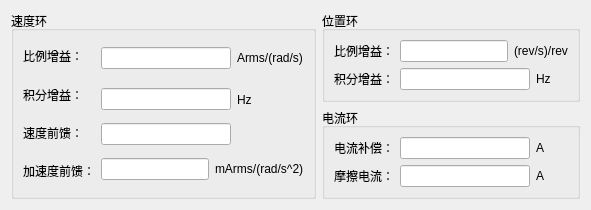
   <widget class="QWidget" name="tab_11">
    <attribute name="title">
     <string>伺服增益</string>
    </attribute>
    <layout class="QGridLayout" name="gridLayout_12">
     <item row="0" column="0" rowspan="2">
      <widget class="QGroupBox" name="groupBox_4">
       <property name="title">
        <string>速度环</string>
       </property>
       <layout class="QGridLayout" name="gridLayout_5">
        <item row="0" column="0">
         <layout class="QVBoxLayout" name="verticalLayout_24">
          <item>
           <widget class="QLabel" name="label_56">
            <property name="text">
             <string>比例增益：</string>
            </property>
           </widget>
          </item>
          <item>
           <widget class="QLabel" name="label_60">
            <property name="text">
             <string>积分增益：</string>
            </property>
           </widget>
          </item>
          <item>
           <widget class="QLabel" name="label_61">
            <property name="text">
             <string>速度前馈：</string>
            </property>
           </widget>
          </item>
          <item>
           <widget class="QLabel" name="label_62">
            <property name="text">
             <string>加速度前馈：</string>
            </property>
           </widget>
          </item>
         </layout>
        </item>
        <item row="0" column="1">
         <layout class="QVBoxLayout" name="verticalLayout_25">
          <item>
           <layout class="QHBoxLayout" name="horizontalLayout_23">
            <item>
             <widget class="QLineEdit" name="lineEdit_9">
              <property name="maximumSize">
               <size>
                <width>130</width>
                <height>16777215</height>
               </size>
              </property>
             </widget>
            </item>
            <item>
             <widget class="QLabel" name="label_63">
              <property name="text">
               <string>Arms/(rad/s)</string>
              </property>
             </widget>
            </item>
           </layout>
          </item>
          <item>
           <layout class="QHBoxLayout" name="horizontalLayout_24">
            <item>
             <widget class="QLineEdit" name="lineEdit_10">
              <property name="maximumSize">
               <size>
                <width>130</width>
                <height>16777215</height>
               </size>
              </property>
             </widget>
            </item>
            <item>
             <widget class="QLabel" name="label_64">
              <property name="text">
               <string>Hz</string>
              </property>
             </widget>
            </item>
           </layout>
          </item>
          <item>
           <widget class="QLineEdit" name="lineEdit_11">
            <property name="maximumSize">
             <size>
              <width>130</width>
              <height>16777215</height>
             </size>
            </property>
           </widget>
          </item>
          <item>
           <layout class="QHBoxLayout" name="horizontalLayout_25">
            <item>
             <widget class="QLineEdit" name="lineEdit_12">
              <property name="maximumSize">
               <size>
                <width>130</width>
                <height>16777215</height>
               </size>
              </property>
             </widget>
            </item>
            <item>
             <widget class="QLabel" name="label_65">
              <property name="text">
               <string>mArms/(rad/s^2)</string>
              </property>
             </widget>
            </item>
           </layout>
          </item>
         </layout>
        </item>
       </layout>
      </widget>
     </item>
     <item row="0" column="1">
      <widget class="QGroupBox" name="groupBox_5">
       <property name="title">
        <string>位置环</string>
       </property>
       <layout class="QGridLayout" name="gridLayout_7">
        <item row="0" column="0">
         <layout class="QVBoxLayout" name="verticalLayout_27">
          <item>
           <widget class="QLabel" name="label_66">
            <property name="text">
             <string>比例增益：</string>
            </property>
           </widget>
          </item>
          <item>
           <widget class="QLabel" name="label_67">
            <property name="text">
             <string>积分增益：</string>
            </property>
           </widget>
          </item>
         </layout>
        </item>
        <item row="0" column="1">
         <layout class="QVBoxLayout" name="verticalLayout_26">
          <item>
           <layout class="QHBoxLayout" name="horizontalLayout_26">
            <item>
             <widget class="QLineEdit" name="lineEdit_17">
              <property name="maximumSize">
               <size>
                <width>130</width>
                <height>16777215</height>
               </size>
              </property>
             </widget>
            </item>
            <item>
             <widget class="QLabel" name="label_68">
              <property name="text">
               <string>(rev/s)/rev</string>
              </property>
             </widget>
            </item>
           </layout>
          </item>
          <item>
           <layout class="QHBoxLayout" name="horizontalLayout_27">
            <item>
             <widget class="QLineEdit" name="lineEdit_18">
              <property name="maximumSize">
               <size>
                <width>130</width>
                <height>16777215</height>
               </size>
              </property>
             </widget>
            </item>
            <item>
             <widget class="QLabel" name="label_69">
              <property name="text">
               <string>Hz</string>
              </property>
             </widget>
            </item>
           </layout>
          </item>
         </layout>
        </item>
       </layout>
      </widget>
     </item>
     <item row="1" column="1">
      <widget class="QGroupBox" name="groupBox_6">
       <property name="title">
        <string>电流环</string>
       </property>
       <layout class="QGridLayout" name="gridLayout_11">
        <item row="0" column="0">
         <layout class="QVBoxLayout" name="verticalLayout_28">
          <item>
           <widget class="QLabel" name="label_70">
            <property name="text">
             <string>电流补偿：</string>
            </property>
           </widget>
          </item>
          <item>
           <widget class="QLabel" name="label_71">
            <property name="text">
             <string>摩擦电流：</string>
            </property>
           </widget>
          </item>
         </layout>
        </item>
        <item row="0" column="1">
         <layout class="QVBoxLayout" name="verticalLayout_29">
          <item>
           <layout class="QHBoxLayout" name="horizontalLayout_28">
            <item>
             <widget class="QLineEdit" name="lineEdit_20">
              <property name="maximumSize">
               <size>
                <width>130</width>
                <height>16777215</height>
               </size>
              </property>
             </widget>
            </item>
            <item>
             <widget class="QLabel" name="label_72">
              <property name="text">
               <string>A</string>
              </property>
             </widget>
            </item>
           </layout>
          </item>
          <item>
           <layout class="QHBoxLayout" name="horizontalLayout_29">
            <item>
             <widget class="QLineEdit" name="lineEdit_21">
              <property name="maximumSize">
               <size>
                <width>130</width>
                <height>16777215</height>
               </size>
              </property>
             </widget>
            </item>
            <item>
             <widget class="QLabel" name="label_73">
              <property name="text">
               <string>A</string>
              </property>
             </widget>
            </item>
           </layout>
          </item>
         </layout>
        </item>
       </layout>
      </widget>
     </item>
    </layout>
   </widget>
